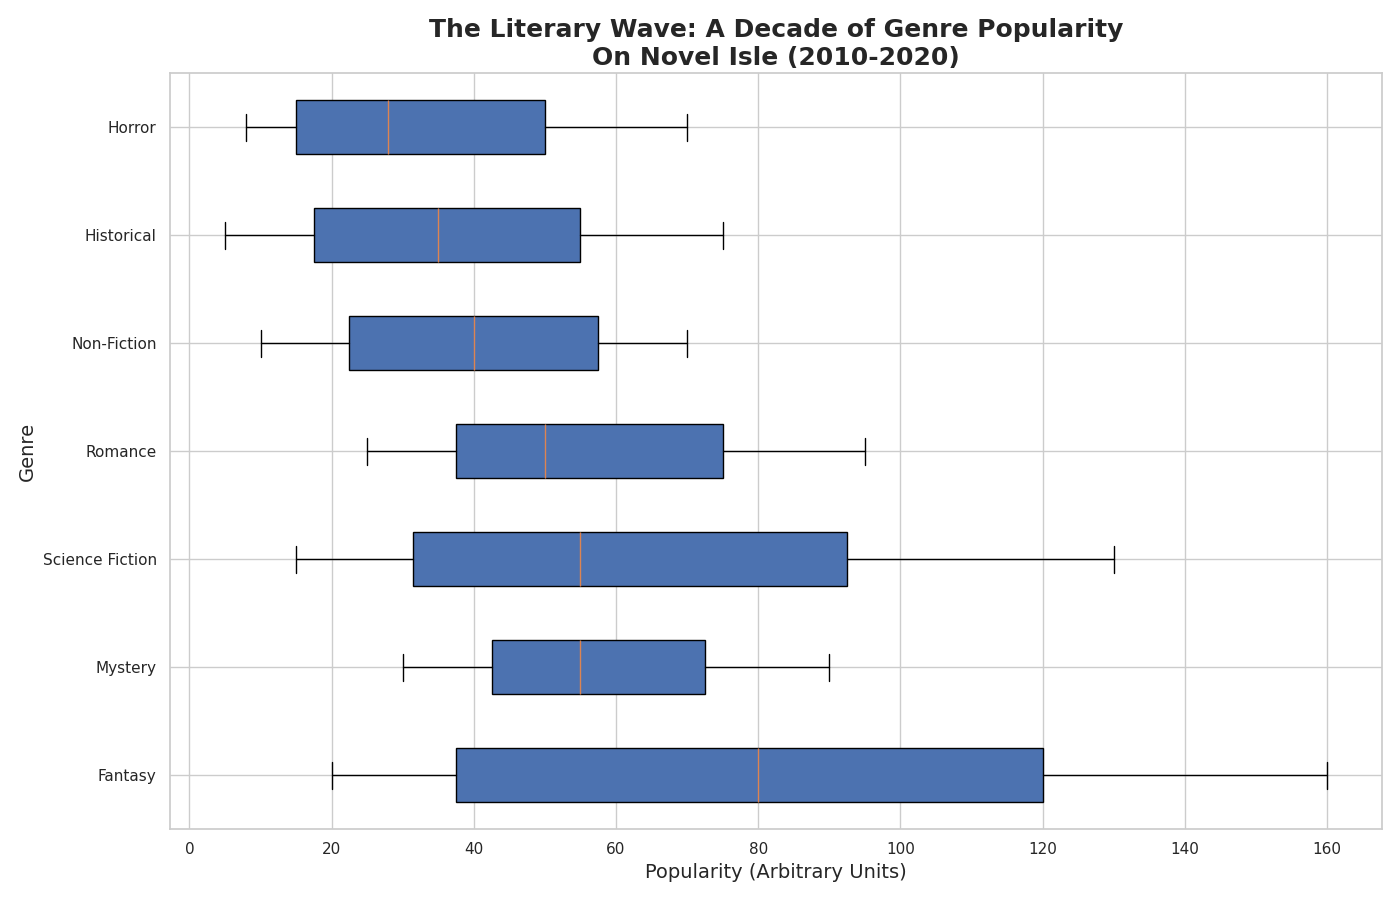

The Python source for this figure:
import numpy as np
import matplotlib.pyplot as plt

fantasy = np.array([20, 25, 30, 45, 65, 80, 95, 110, 130, 145, 160])
mystery = np.array([30, 35, 40, 45, 50, 55, 65, 70, 75, 85, 90])
science_fiction = np.array([15, 20, 28, 35, 45, 55, 70, 85, 100, 115, 130])
romance = np.array([25, 30, 35, 40, 45, 50, 60, 70, 80, 85, 95])
non_fiction = np.array([10, 15, 20, 25, 30, 40, 50, 55, 60, 65, 70])
historical = np.array([5, 10, 15, 20, 25, 35, 45, 50, 60, 70, 75])
horror = np.array([8, 10, 13, 17, 20, 28, 37, 45, 55, 65, 70])

# Prepare data for horizontal box plot
genre_data = [fantasy, mystery, science_fiction, romance, non_fiction, historical, horror]
labels = ['Fantasy', 'Mystery', 'Science Fiction', 'Romance', 'Non-Fiction', 'Historical', 'Horror']

fig, ax = plt.subplots(figsize=(14, 9))

# Horizontal box plot
ax.boxplot(genre_data, vert=False, patch_artist=True, labels=labels)

ax.set_title("The Literary Wave: A Decade of Genre Popularity\nOn Novel Isle (2010-2020)", fontsize=18, fontweight='bold')
ax.set_xlabel('Popularity (Arbitrary Units)', fontsize=14)
ax.set_ylabel('Genre', fontsize=14)

plt.tight_layout()

plt.show()
